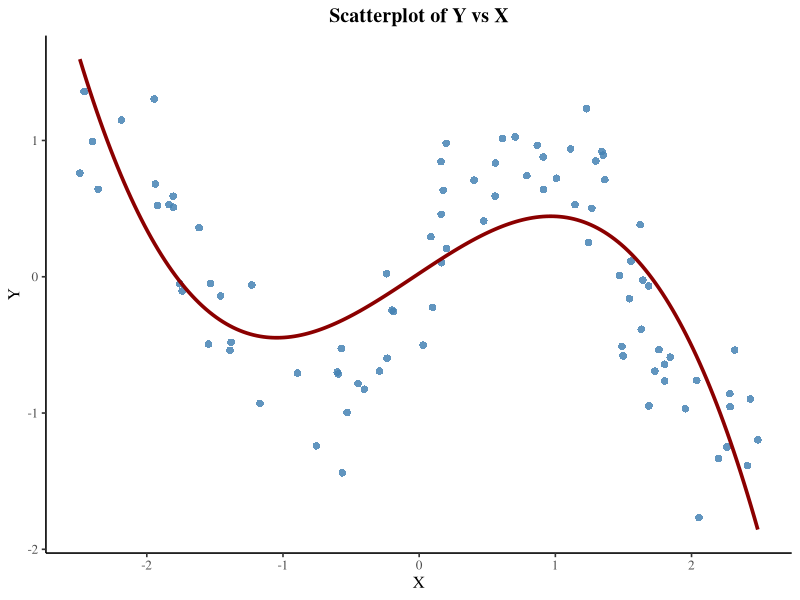
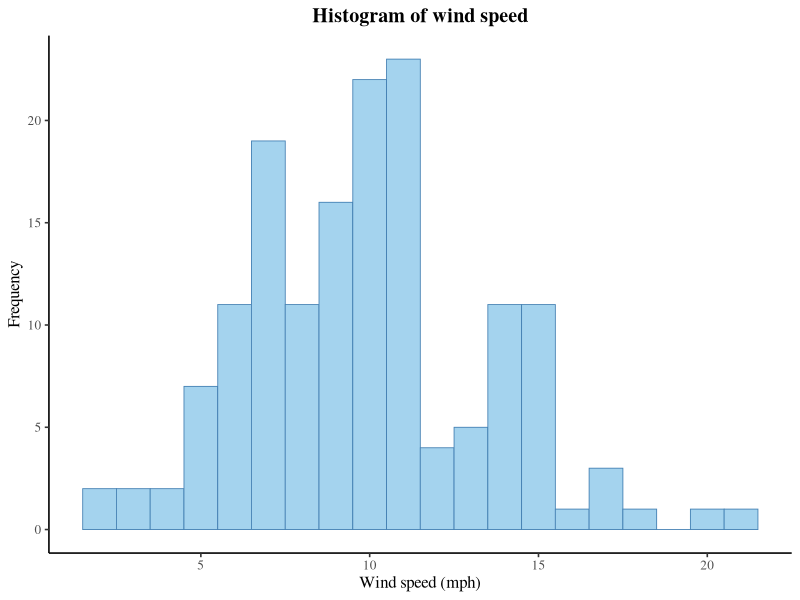
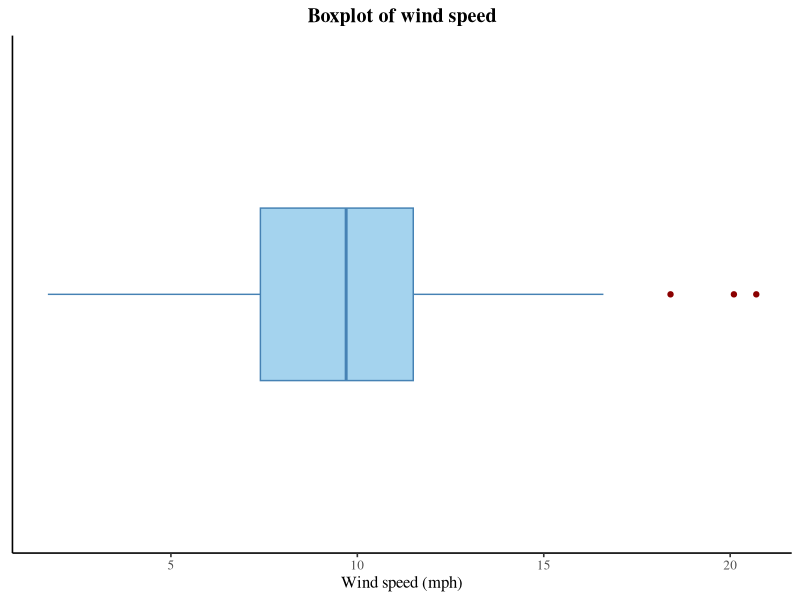
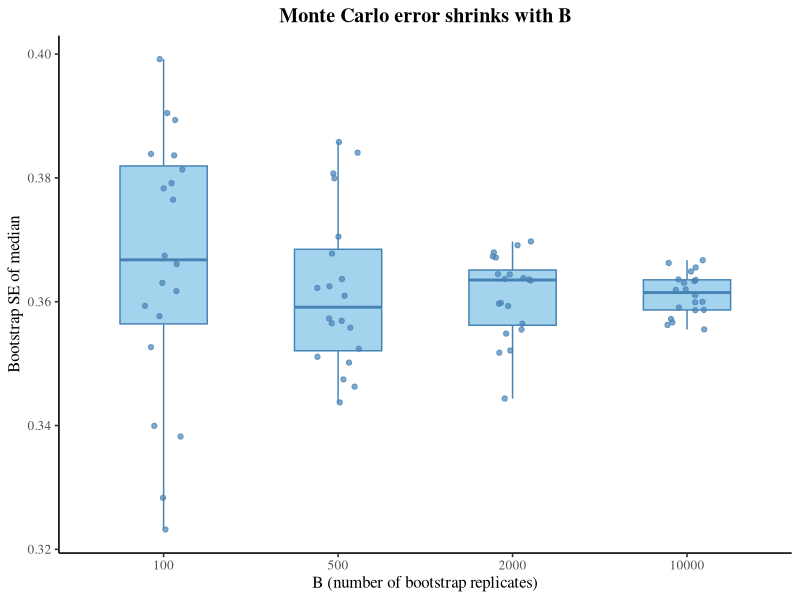
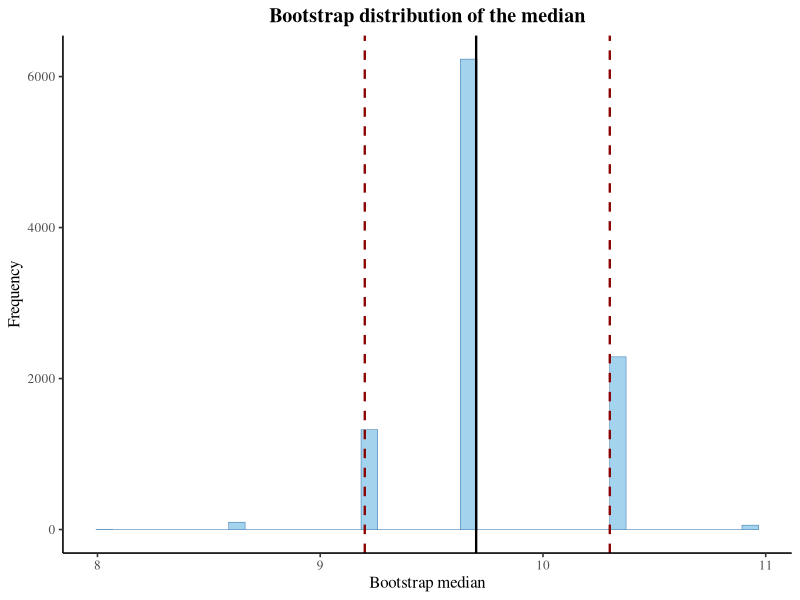
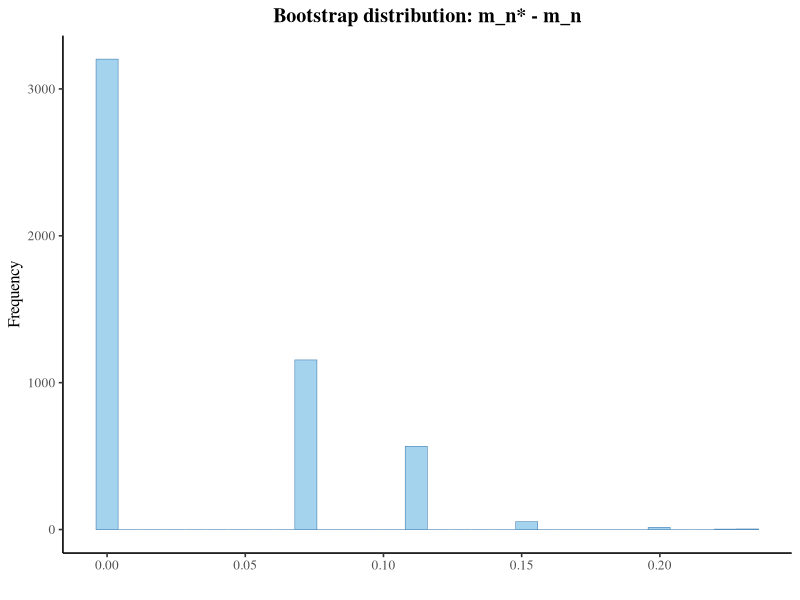
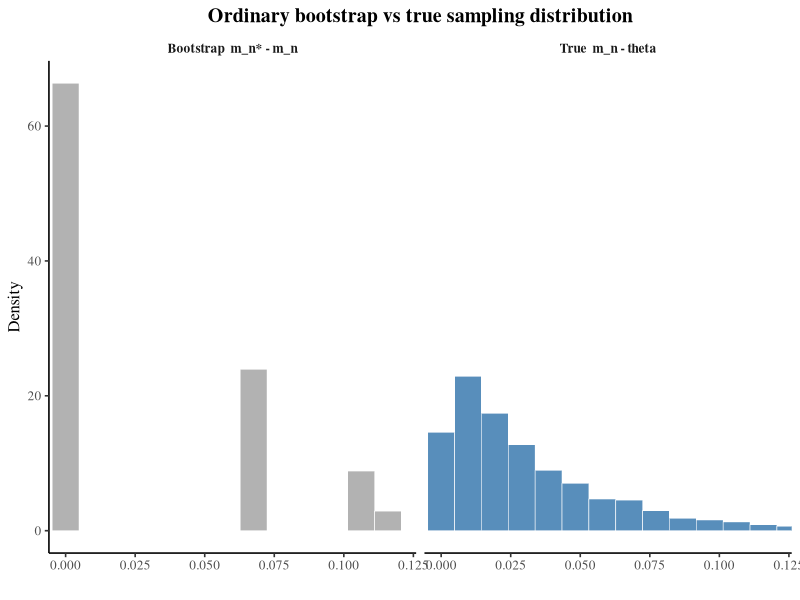
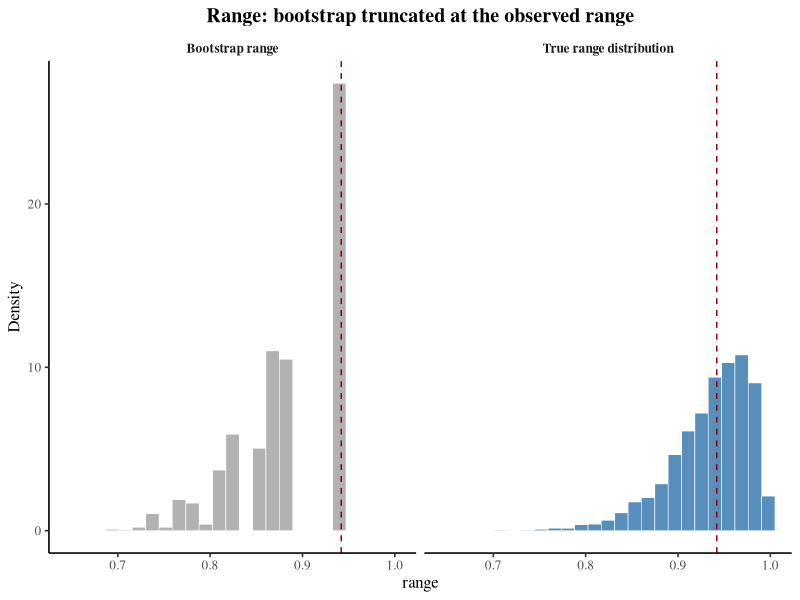

Reproduce these figures in R, in order.
## ---- chunk 1
#| warning: FALSE
knitr::opts_chunk$set(
  echo = TRUE,
  warning = FALSE,
  message = FALSE,
  fig.width = 5.5,
  fig.height = 3.8,
  fig.align = "center",
  dpi = 300
)
library(ggplot2)
theme_set(
  theme_classic(base_size = 12, base_family = "serif") +
    theme(plot.title = element_text(hjust = 0.5, face = "bold"))
)
## ---- chunk 2
df <- read.table("Week3Ex2.txt", header = TRUE)
x <- df$x
y <- df$y
n <- length(x)
B <- 4999
## ---- chunk 3
#| results: hold
xs <- data.frame(x = seq(min(x), (max(x)), length.out = 200))
xs$y <- predict(lm(y ~ x + I(x^2) + I(x^3), data = df), newdata = xs)

ggplot(df, aes(x, y)) +
  geom_point(
    color = "steelblue",
    size = 2.25,
    shape = 16,
    alpha = 0.85
  ) +
  geom_line(
    data = xs,
    aes(x, y),
    color = "darkred",
    linewidth = 1.25
  ) +
  labs(x = "X", y = "Y", title = "Scatterplot of Y vs X") +
  theme(
    axis.line = element_line(color = "black"),
    panel.grid = element_blank(),
    legend.position = c(0.85, 0.9)
  )
## ---- chunk 4
#| results: hold
obs_pearson <- cor(x, y, method = "pearson")
obs_spearman <- cor(x, y, method = "spearman")
cat("n =", n, "\n")
cat("Observed Pearson r =", round(obs_pearson, 4), "\n")
cat("Observed Spearman rho =", round(obs_spearman, 4), "\n")
## ---- chunk 5
set.seed(09190203)
perm_pearson <- vapply(seq_len(B), function(b)
  cor(x, sample(y), method = "pearson"), numeric(1))
pval_pearson <- (sum(abs(perm_pearson) >= abs(obs_pearson)) + 1) / (B + 1)
cat("Perm p (Pearson) =", round(pval_pearson, 4), "\n")
## ---- chunk 6
set.seed(09190204)
perm_spearman <- vapply(seq_len(B), function(b)
  cor(x, sample(y), method = "spearman"), numeric(1))
pval_spearman <- (sum(abs(perm_spearman) >= abs(obs_spearman)) + 1) / (B + 1)
cat("Perm p (Spearman) =", round(pval_spearman, 4), "\n")
## ---- chunk 7
lin_r2   <- summary(lm(y ~ x))$r.squared
cat("Straight line model R^2 =", round(lin_r2, 4))
## ---- chunk 8
#| results: hold
# cubic fit R^2
set.seed(09190207)
cubic_r2 <- function(x, y)
  summary(lm(y ~ x + I(x^2) + I(x^3)))$r.squared
obs_r2 <- cubic_r2(x, y)
perm_r2 <- vapply(seq_len(B), function(b)
  cubic_r2(x, sample(y)), numeric(1))
pval_r2 <- (sum(perm_r2 >= obs_r2) + 1) / (B + 1)
cat("Cubic R^2 observed =",
    round(obs_r2, 4),
    " (linear R2 =",
    round(lin_r2, 4),
    ")\n")
cat("Perm p (cubic R^2) =", round(pval_r2, 4), "\n")
## ---- chunk 9
set.seed(091903)
x <- na.omit(airquality$Wind)
n <- length(x)
## ---- chunk 10
#| results: hold
summary(x)                 # Min Q1 Median Mean Q3 Max
sd(x)
var(x)
df <- data.frame(wind = x)

# histogram
ggplot(df, aes(x = wind)) +
  geom_histogram(
    bins = 20,
    fill = "lightskyblue2",
    color = "steelblue",
    linewidth = 0.3
  ) +
  labs(x = "Wind speed (mph)", y = "Frequency", title = "Histogram of wind speed") +
  theme(panel.grid = element_blank())

# horizontal boxplot
ggplot(df, aes(y = factor(1), x = wind)) +
  geom_boxplot(
    fill = "lightskyblue2",
    color = "steelblue",
    width = 0.4,
    outlier.color = "darkred"
  ) +
  labs(x = "Wind speed (mph)", y = NULL, title = "Boxplot of wind speed") +
  theme(
    panel.grid = element_blank(),
    axis.text.y = element_blank(),
    axis.ticks.y = element_blank()
  )
## ---- chunk 11
med_hat <- median(x)
cat("Sample median wind speed =", round(med_hat, 3), "\n")
## ---- chunk 12
boot_median <- function(x)
  median(sample(x, replace = TRUE))
boot_median(x)             # one bootstrap median
## ---- chunk 13
boot_se <- function(x, B) {
  s <- replicate(B, boot_median(x))
  sd(s)                    # bootstrap SE
}
Bvals <- c(100, 500, 2000, 10000)
se_once <- sapply(Bvals, boot_se, x = x)
names(se_once) <- Bvals
print(round(se_once, 4))
## ---- chunk 14
R   <- 20
res <- do.call(rbind, lapply(Bvals, function(b) {
  data.frame(B   = b,
             rep = seq_len(R),
             se  = replicate(R, boot_se(x, b)))
}))
## ---- chunk 15
res$B <- factor(res$B, levels = c(100, 500, 2000, 10000))
ggplot(res, aes(x = B, y = se)) +
  geom_boxplot(
    fill = "lightskyblue2",
    color = "steelblue",
    outlier.shape = NA,
    width = 0.5
  ) +
  geom_jitter(
    width = 0.12,
    size = 1.5,
    color = "steelblue",
    alpha = 0.7
  ) +
  labs(x = "B (number of bootstrap replicates)", y = "Bootstrap SE of median", title = "Monte Carlo error shrinks with B") +
  theme(panel.grid = element_blank())
## ---- chunk 16
theta_hat <- median(x)
B <- 10000
## ---- chunk 17
set.seed(092004)
boot_med <- replicate(B, median(sample(x, replace = TRUE)))
head(boot_med)
## ---- chunk 18
se_boot <- sd(boot_med)
z <- qnorm(0.975)
ci_normal <- theta_hat + c(-1, 1) * z * se_boot
## ---- chunk 19
ci_perc <- quantile(boot_med, c(0.025, 0.975))
## ---- chunk 20
#| results: hold
q_lo <- quantile(boot_med, 0.025)
q_hi <- quantile(boot_med, 0.975)
ci_basic <- 2 * theta_hat - c(q_hi, q_lo)   # lower first: 2hat - q.975, 2hat - q.025

rbind(normal = ci_normal,
      percentile = ci_perc,
      basic = ci_basic)
cat("theta_hat =", theta_hat, " se_boot =", se_boot, "\n")
## ---- chunk 21
df <- data.frame(b = boot_med)
ggplot(df, aes(x = b)) +
  geom_histogram(
    bins = 40,
    fill = "lightskyblue2",
    color = "steelblue",
    linewidth = 0.2
  ) +
  geom_vline(xintercept = theta_hat,
             color = "black",
             linewidth = 0.8) +
  geom_vline(
    xintercept = c(q_lo, q_hi),
    color = "darkred",
    linetype = "dashed",
    linewidth = 0.8
  ) +
  labs(x = "Bootstrap median", y = "Frequency", title = "Bootstrap distribution of the median") +
  theme(panel.grid = element_blank())
## ---- chunk 22
set.seed(092005)
n <- 30
theta <- 0
x <- runif(n, theta, 1)
m_obs <- min(x)
m_obs
## ---- chunk 23
B <- 5000
boot_min <- replicate(B, min(sample(x, replace = TRUE)))
## ---- chunk 24
#| results: hold
all(boot_min >= m_obs)          # TRUE, by construction: no resample can go below
mean(boot_min == m_obs)         # fraction exactly at m_n ~= 1 - (1-1/n)^n ~= 0.64
## ---- chunk 25
ggplot(data.frame(d = boot_min - m_obs), aes(x = d)) +
  geom_histogram(
    bins = 30,
    fill = "lightskyblue2",
    color = "steelblue",
    linewidth = 0.2
  ) +
  labs(x = "", y = "Frequency", title = "Bootstrap distribution: m_n* - m_n") +
  theme(panel.grid = element_blank())
## ---- chunk 26
true_min <- replicate(B, min(runif(n, theta, 1)))
## ---- chunk 27
cmp <- rbind(
  data.frame(diff = boot_min - m_obs, src = "Bootstrap  m_n* - m_n"),
  data.frame(diff = true_min - theta, src = "True  m_n - theta")
)
ggplot(cmp, aes(x = diff, fill = src)) +
  geom_histogram(
    aes(y = after_stat(density)),
    bins = 25,
    color = "white",
    linewidth = 0.2,
    alpha = 0.9,
    show.legend = FALSE
  ) +
  scale_fill_manual(values = c(
    "Bootstrap  m_n* - m_n" = "darkgrey",
    "True  m_n - theta" = "steelblue"
  )) +
  facet_wrap(~ src, nrow = 1) +
  coord_cartesian(xlim = c(0, 0.12)) +
  labs(x = "", y = "Density", title = "Ordinary bootstrap vs true sampling distribution") +
  theme(
    panel.grid = element_blank(),
    strip.background = element_blank(),
    strip.text = element_text(face = "bold")
  )
## ---- chunk 28
boot_range <- replicate(B, {
  z <- sample(x, replace = TRUE)
  max(z) - min(z)
})
obs_range <- max(x) - min(x)
true_range <- replicate(B, {
  u <- runif(n)
  max(u) - min(u)
})

cmp2 <- rbind(
  data.frame(r = boot_range, src = "Bootstrap range"),
  data.frame(r = true_range, src = "True range distribution")
)
ggplot(cmp2, aes(x = r, fill = src)) +
  geom_histogram(
    aes(y = after_stat(density)),
    bins = 25,
    color = "white",
    linewidth = 0.2,
    alpha = 0.9,
    show.legend = FALSE
  ) +
  geom_vline(xintercept = obs_range,
             color = "darkred",
             linetype = "dashed") +
  scale_fill_manual(values = c(
    "Bootstrap range" = "darkgrey",
    "True range distribution" = "steelblue"
  )) +
  facet_wrap( ~ src, nrow = 1) +
  labs(x = "range", y = "Density", title = "Range: bootstrap truncated at the observed range") +
  theme(
    panel.grid = element_blank(),
    strip.background = element_blank(),
    strip.text = element_text(face = "bold")
  )
